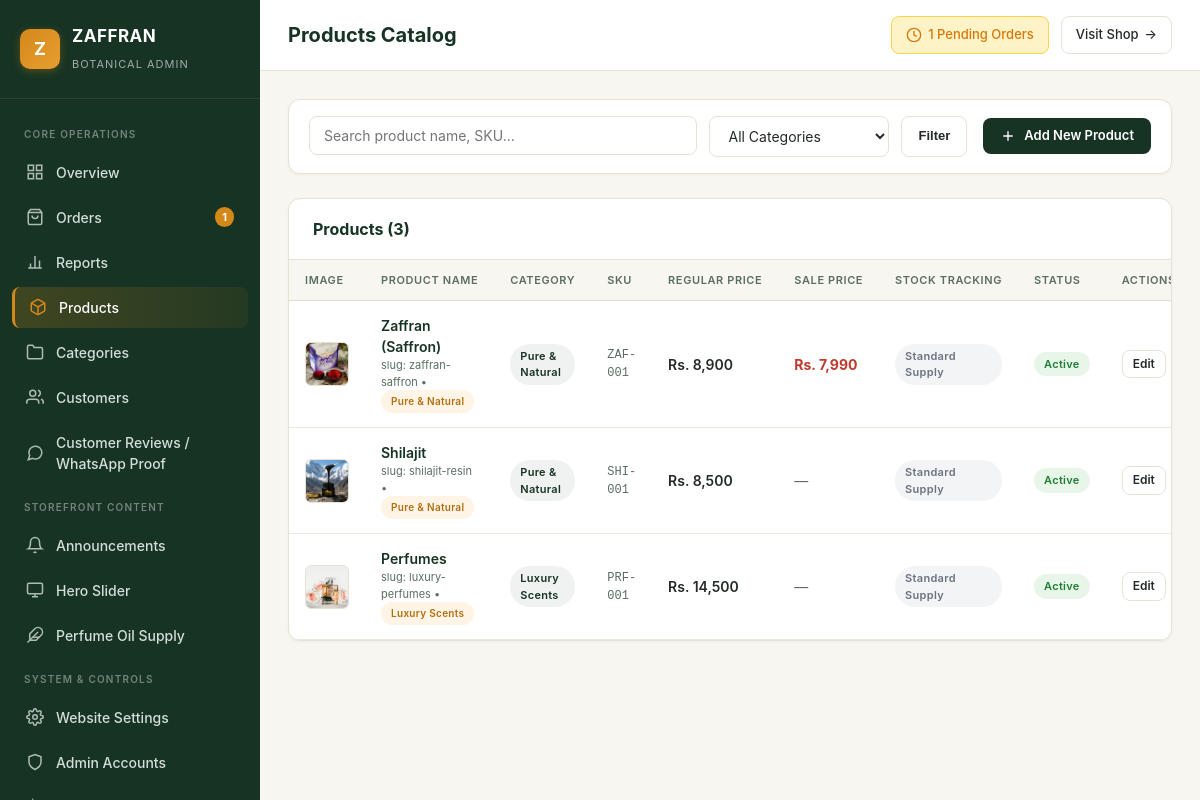
Screenshot of /admin/products.php (signed in) with the database file from the repository.
### tables this page shows
CREATE TABLE `products` (
  `id` int(10) unsigned NOT NULL AUTO_INCREMENT,
  `name` varchar(200) NOT NULL,
  `slug` varchar(200) NOT NULL,
  `category` varchar(100) NOT NULL,
  `category_slug` varchar(100) NOT NULL DEFAULT 'perfumes',
  `badge` varchar(100) DEFAULT NULL,
  `short_desc` varchar(255) DEFAULT NULL,
  `long_desc` text DEFAULT NULL,
  `price` decimal(12,2) NOT NULL,
  `sale_price` decimal(12,2) DEFAULT NULL,
  `image_url` varchar(255) NOT NULL,
  `is_featured` tinyint(1) NOT NULL DEFAULT 1,
  `is_active` tinyint(1) NOT NULL DEFAULT 1,
  `stock` int(10) unsigned NOT NULL DEFAULT 50,
  `track_stock` tinyint(1) NOT NULL DEFAULT 0,
  `sku` varchar(64) DEFAULT NULL,
  `created_at` datetime NOT NULL DEFAULT current_timestamp(),
  PRIMARY KEY (`id`),
  UNIQUE KEY `slug` (`slug`)
);

### admin/products.php (the view, shortened to what this page needs)
<?php
require_once __DIR__ . '/header.php';
$db = getDbConnection();
$search = trim($_GET['search'] ?? '');
$where = [];
$params = [];
$whereSql = !empty($where) ? 'WHERE ' . implode(' AND ', $where) : '';
$stmt = $db->prepare("SELECT * FROM products {$whereSql} ORDER BY id ASC");
$stmt->execute($params);
$products = $stmt->fetchAll();
?>
<div class="admin-card">
  <div class="admin-card-body" style="padding: 16px 20px;">
    <div style="display: flex; justify-content: space-between; align-items: center; flex-wrap: wrap; gap: 16px;">
      <form method="GET" action="products.php" style="display: flex; flex-wrap: wrap; gap: 12px; flex: 1;">
        <div style="flex: 1; min-width: 220px;">
          <input type="text" name="search" class="form-control" placeholder="Search product name, SKU..." value="<?php echo htmlspecialchars($search); ?>">
        </div>
        <div style="min-width: 180px;">
          <select name="category" class="form-control">
            <option value="">All Categories</option>
          </select>
        </div>
        <button type="submit" class="btn btn-secondary">Filter</button>
      </form>
      <a href="product-create.php" class="btn btn-primary">
        <svg width="16" height="16" viewBox="0 0 24 24" fill="none" stroke="currentColor" stroke-width="2"><line x1="12" y1="5" x2="12" y2="19"></line><line x1="5" y1="12" x2="19" y2="12"></line></svg>
        Add New Product
      </a>
    </div>
  </div>
</div>
<div class="admin-card">
  <div class="admin-card-header">
    <div class="admin-card-title">Products (<?php echo count($products); ?>)</div>
  </div>
  <div class="admin-card-body" style="padding: 0;">
    <div class="table-responsive">
      <table class="admin-table">
        <thead>
          <tr>
            <th style="width: 60px;">Image</th>
            <th>Product Name</th>
            <th>Category</th>
            <th>SKU</th>
            <th>Regular Price</th>
            <th>Sale Price</th>
            <th>Stock Tracking</th>
            <th>Status</th>
            <th>Actions</th>
          </tr>
        </thead>
        <tbody>
          <?php if (empty($products)): ?>
            <tr>
              <td colspan="9" style="text-align: center; padding: 36px; color: var(--admin-text-muted);">
                No products found.
              </td>
            </tr>
          <?php else: ?>
            <?php foreach ($products as $p): ?>
              <tr>
                <td>
                  <div style="width: 44px; height: 44px; border-radius: 6px; overflow: hidden; background: #EEE; display: flex; align-items: center; justify-content: center; border: 1px solid var(--admin-card-border);">
                    <?php if (!empty($p['image_url'])): ?>
                      <img src="../<?php echo htmlspecialchars($p['image_url']); ?>" alt="" style="width: 100%; height: 100%; object-fit: cover;">
                    <?php else: ?>
                      <svg width="20" height="20" viewBox="0 0 24 24" fill="none" stroke="currentColor" stroke-width="1.5"><rect x="3" y="3" width="18" height="18" rx="2" ry="2"></rect><circle cx="8.5" cy="8.5" r="1.5"></circle><polyline points="21 15 16 10 5 21"></polyline></svg>
                    <?php endif; ?>
                  </div>
                </td>
                <td>
                  <div style="font-weight: 600; color: var(--admin-forest);">
                    <a href="product-edit.php?id=<?php echo $p['id']; ?>" style="color: inherit; text-decoration: none;">
                      <?php echo htmlspecialchars($p['name']); ?>
                    </a>
                  </div>
                  <div style="font-size: 11px; color: var(--admin-text-muted);">
                    slug: <?php echo htmlspecialchars($p['slug']); ?>
                    <?php if (!empty($p['badge'])): ?>
                      &bull; <span class="badge" style="background: var(--admin-saffron-light); color: var(--admin-saffron-dark); font-size: 10px;"><?php echo htmlspecialchars($p['badge']); ?></span>
                    <?php endif; ?>
                  </div>
                </td>
                <td>
                  <span class="badge" style="background: #F0F2F1; color: var(--admin-forest);">
                    <?php echo htmlspecialchars($p['category']); ?>
                  </span>
                </td>
                <td style="font-family: monospace; font-size: 12px; color: var(--admin-text-muted);">
                  <?php echo htmlspecialchars($p['sku'] ?: '—'); ?>
                </td>
                <td style="font-weight: 600;">
                  Rs. <?php echo number_format($p['price'], 0); ?>
                </td>
                <td>
                  <?php if (!empty($p['sale_price']) && $p['sale_price'] > 0): ?>
                    <span style="font-weight: 700; color: var(--admin-danger);">
                      Rs. <?php echo number_format($p['sale_price'], 0); ?>
                    </span>
                  <?php else: ?>
                    <span style="color: var(--admin-text-muted);">—</span>
                  <?php endif; ?>
                </td>
                <td>
                  <?php if (!empty($p['track_stock'])): ?>
                    <span class="badge badge-active"><?php echo (int)$p['stock']; ?> in stock</span>
                  <?php else: ?>
                    <span class="badge" style="background: #F3F4F6; color: #6B7280;">Standard Supply</span>
                  <?php endif; ?>
                </td>
                <td>
                  <?php if ($p['is_active']): ?>
                    <span class="badge badge-active">Active</span>
                  <?php else: ?>
                    <span class="badge badge-inactive">Archived</span>
                  <?php endif; ?>
                </td>
                <td>
                  <div style="display: flex; gap: 6px;">
                    <a href="product-edit.php?id=<?php echo $p['id']; ?>" class="btn btn-secondary btn-sm">
                      Edit
                    </a>
                  </div>
                </td>
              </tr>
            <?php endforeach; ?>
          <?php endif; ?>
        </tbody>
      </table>
    </div>
  </div>
</div>
<?php require_once __DIR__ . '/footer.php'; ?>

### admin/admin.css (style rules this page uses)
:root { --admin-bg: #F8F6F0; --admin-card: #FFFFFF; --admin-card-border: #E8E2D5; --admin-forest: #163323; --admin-forest-hover: #1e4530; --admin-forest-dark: #0f2318; --admin-sage: #3D6B4F; --admin-sage-light: #EBF2EC; --admin-saffron: #D4881A; --admin-saffron-light: #FFF4E5; --admin-saffron-dark: #B36F0F; --admin-text-main: #232B25; --admin-text-muted: #5C6E63; --admin-border: #E2DBD0; --admin-border-subtle: #EDE7DD; --admin-danger: #C0392B; --admin-danger-light: #FDE8E8; --admin-success: #1E7E34; --admin-success-light: #E8F5E9; --admin-warning: #D97706; --admin-warning-light: #FEF3C7; --admin-info: #2B6CB0; --admin-info-light: #EBF8FF; --admin-font: -apple-system, BlinkMacSystemFont, "Segoe UI", Roboto, "Helvetica Neue", Arial, sans-serif; --admin-sidebar-width: 260px; --admin-radius: 12px; --admin-radius-sm: 8px; --admin-shadow-sm: 0 1px 3px rgba(22, 51, 35, 0.05); --admin-shadow-md: 0 4px 12px rgba(22, 51, 35, 0.06); --admin-shadow-lg: 0 10px 24px rgba(22, 51, 35, 0.08); }
* { box-sizing: border-box; margin: 0; padding: 0; }
body.admin-body { font-family: var(--admin-font); background-color: var(--admin-bg); color: var(--admin-text-main); line-height: 1.5; -webkit-font-smoothing: antialiased; min-height: 100vh; }
.admin-card { background: var(--admin-card); border: 1px solid var(--admin-card-border); border-radius: var(--admin-radius); box-shadow: var(--admin-shadow-sm); margin-bottom: 24px; overflow: hidden; }
.admin-card-header { padding: 18px 24px; border-bottom: 1px solid var(--admin-card-border); display: flex; align-items: center; justify-content: space-between; flex-wrap: wrap; gap: 12px; }
.admin-card-title { font-size: 16px; font-weight: 700; color: var(--admin-forest); }
.admin-card-body { padding: 24px; }
.table-responsive { width: 100%; overflow-x: auto; }
.admin-table { width: 100%; border-collapse: collapse; text-align: left; font-size: 14px; }
.admin-table th { background: #F8F6F0; color: var(--admin-text-muted); font-weight: 600; text-transform: uppercase; font-size: 11px; letter-spacing: 0.6px; padding: 12px 16px; border-bottom: 1px solid var(--admin-border); white-space: nowrap; }
.admin-table td { padding: 14px 16px; border-bottom: 1px solid var(--admin-border-subtle); color: var(--admin-text-main); vertical-align: middle; }
.badge { display: inline-flex; align-items: center; gap: 4px; padding: 4px 10px; border-radius: 20px; font-size: 11px; font-weight: 600; text-transform: capitalize; letter-spacing: 0.3px; }
.badge-delivered, .badge-active, .badge-paid { background: var(--admin-success-light); color: var(--admin-success); }
.btn { display: inline-flex; align-items: center; justify-content: center; gap: 8px; padding: 9px 16px; border-radius: var(--admin-radius-sm); font-size: 13px; font-weight: 600; text-decoration: none; cursor: pointer; border: 1px solid transparent; transition: all 0.15s ease; line-height: 1.2; }
.btn-primary { background: var(--admin-forest); color: #FFFFFF; }
.btn-secondary { background: #FFFFFF; border-color: var(--admin-card-border); color: var(--admin-text-main); }
.btn-sm { padding: 6px 10px; font-size: 12px; }
.form-control { width: 100%; padding: 10px 14px; font-size: 14px; font-family: inherit; color: var(--admin-text-main); background: #FFFFFF; border: 1px solid var(--admin-card-border); border-radius: var(--admin-radius-sm); transition: border-color 0.15s ease, box-shadow 0.15s ease; }

### rows the page displays
products: image_url (picture), name "Zaffran (Saffron)", slug "zaffran-saffron", badge "Pure & Natural", category "Pure & Natural", sku "ZAF-001", price "8,900", sale_price "7,990", track_stock "Standard Supply", is_active "Active"
products: image_url (picture), name "Shilajit", slug "shilajit-resin", badge "Pure & Natural", category "Pure & Natural", sku "SHI-001", price "8,500", track_stock "Standard Supply", is_active "Active"
products: image_url (picture), name "Perfumes", slug "luxury-perfumes", badge "Luxury Scents", category "Luxury Scents", sku "PRF-001", price "14,500", track_stock "Standard Supply", is_active "Active"

### other values shown
$pendingOrdersCount "1"
$pageTitle "Products Catalog"
count($products) "3"
